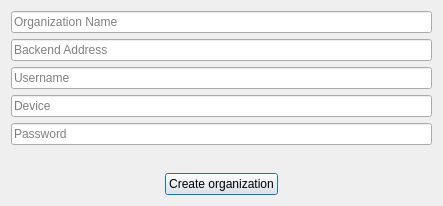
<?xml version="1.0" encoding="UTF-8"?>
<ui version="4.0">
 <class>CreateOrgDialog</class>
 <widget class="QDialog" name="CreateOrgDialog">
  <property name="geometry">
   <rect>
    <x>0</x>
    <y>0</y>
    <width>443</width>
    <height>206</height>
   </rect>
  </property>
  <property name="windowTitle">
   <string>Create a new organization</string>
  </property>
  <layout class="QVBoxLayout" name="verticalLayout">
   <item>
    <widget class="QLineEdit" name="line_edit_org_name">
     <property name="text">
      <string/>
     </property>
     <property name="placeholderText">
      <string>Organization Name</string>
     </property>
    </widget>
   </item>
   <item>
    <widget class="QLineEdit" name="line_edit_backend_addr">
     <property name="placeholderText">
      <string>Backend Address</string>
     </property>
    </widget>
   </item>
   <item>
    <widget class="QLineEdit" name="line_edit_username">
     <property name="placeholderText">
      <string>Username</string>
     </property>
    </widget>
   </item>
   <item>
    <widget class="QLineEdit" name="line_edit_device">
     <property name="text">
      <string/>
     </property>
     <property name="placeholderText">
      <string>Device</string>
     </property>
    </widget>
   </item>
   <item>
    <widget class="QLineEdit" name="line_edit_password">
     <property name="echoMode">
      <enum>QLineEdit::Password</enum>
     </property>
     <property name="placeholderText">
      <string>Password</string>
     </property>
    </widget>
   </item>
   <item>
    <spacer name="verticalSpacer">
     <property name="orientation">
      <enum>Qt::Vertical</enum>
     </property>
     <property name="sizeHint" stdset="0">
      <size>
       <width>20</width>
       <height>40</height>
      </size>
     </property>
    </spacer>
   </item>
   <item>
    <layout class="QHBoxLayout" name="horizontalLayout">
     <item>
      <spacer name="horizontalSpacer">
       <property name="orientation">
        <enum>Qt::Horizontal</enum>
       </property>
       <property name="sizeHint" stdset="0">
        <size>
         <width>40</width>
         <height>20</height>
        </size>
       </property>
      </spacer>
     </item>
     <item>
      <widget class="QPushButton" name="button_create_org">
       <property name="text">
        <string>Create organization</string>
       </property>
      </widget>
     </item>
     <item>
      <spacer name="horizontalSpacer_2">
       <property name="orientation">
        <enum>Qt::Horizontal</enum>
       </property>
       <property name="sizeHint" stdset="0">
        <size>
         <width>40</width>
         <height>20</height>
        </size>
       </property>
      </spacer>
     </item>
    </layout>
   </item>
  </layout>
 </widget>
 <resources/>
 <connections/>
</ui>
